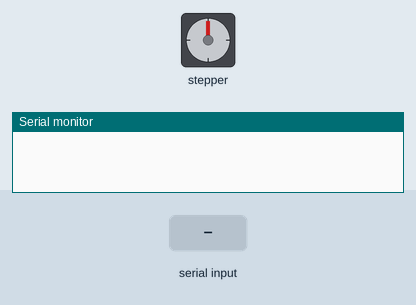
Recording of a sketch running on a simulated Arduino Uno, built with avr-gcc and run on an emulated ATmega328P. Parts: stepper motor, the last lines printed to the serial monitor. Inputs (shaded band) come from the test bench. Stepper angles assume 3200 steps per turn.

Above: at 1.2 s.
1.3 s: "90,45\n" received over Serial
At 2.5 s:
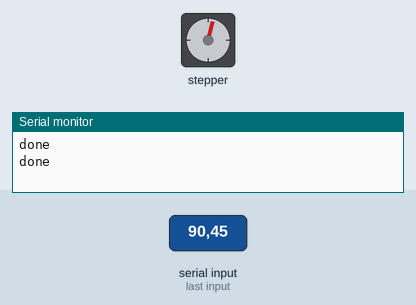
2.8 s: "30,150\n" received over Serial
At 3.6 s:
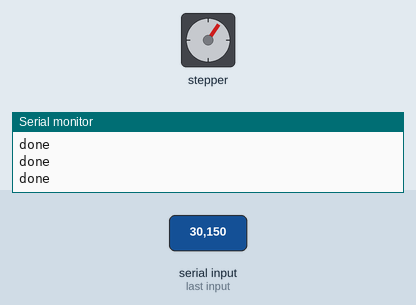
4.3 s: "90\n" received over Serial
At 4.6 s:
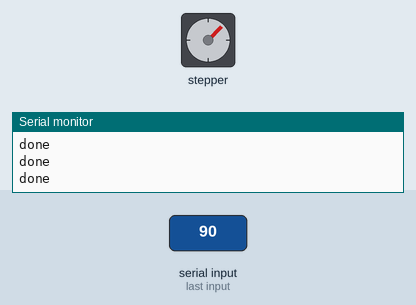
5.8 s: "200\n" received over Serial
At 7.0 s:
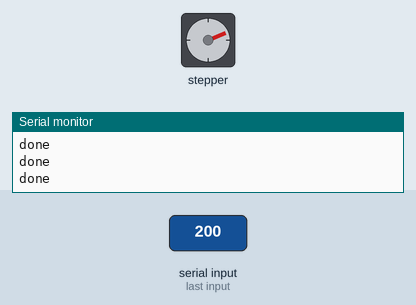
7.3 s: "90,45\n" received over Serial
At 8.4 s:
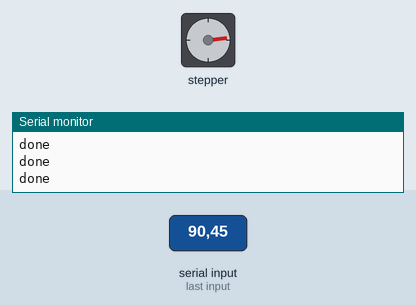
8.8 s: "30,150\n" received over Serial
At 9.3 s:
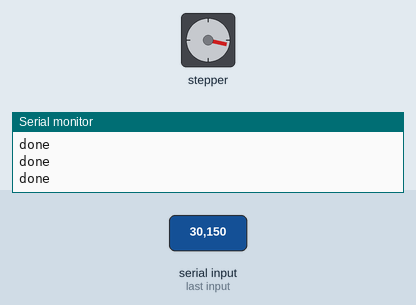
Timing chart, 0 to 11.3 s (numbered marks = the images above; inputs shaded):
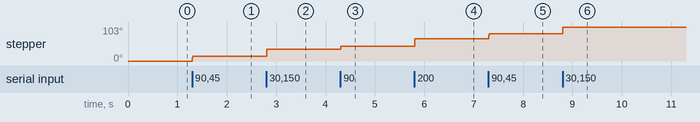

The sketch:

arduino_controller.ino
```cpp
// (licence header left out)
#include <Stepper.h>
#define MOTOR_STEPS 200
#define SPEED 200
Stepper motor(16 * MOTOR_STEPS, 3, 4);

void setup() {
  Serial.begin(9600);
  motor.setSpeed(SPEED);
}

void loop() {
  if (Serial.available()) {
    long stepsToMove = Serial.parseInt();
    if (stepsToMove) {
      motor.step(stepsToMove);
      Serial.print("done\n");
    }
  }
}
```

Measured:
- after the input at 1.3 s, stepper: goes 10° 0.01 s, then 15°, starting at once
- after the input at 2.8 s, stepper: turns 20° clockwise, starting at once
- after the input at 4.3 s, stepper: turns 10° clockwise, starting at once
- after the input at 5.8 s, stepper: turns 23° clockwise, starting at once
- after the input at 7.3 s, stepper: goes 78° 0.01 s, then 83°, starting at once
- after the input at 8.8 s, stepper: turns 20° clockwise, starting at once
